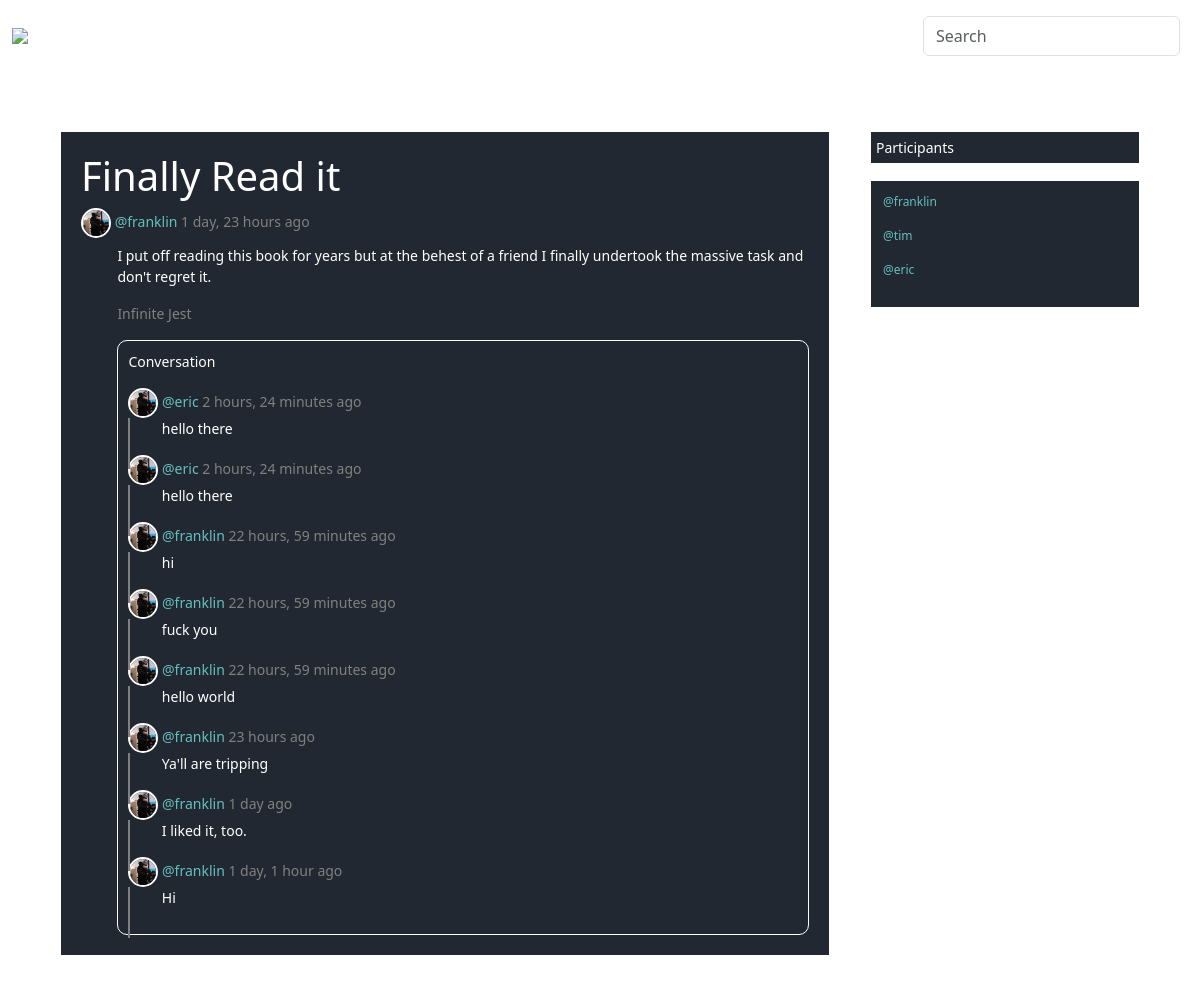
Page /room/2/ on the committed database.
### lithubs/models.py (models this page shows, shortened)
class Room(models.Model):
    host = models.ForeignKey(User, on_delete = models.SET_NULL, blank = True, null = True)
    topic = models.ForeignKey(Topic, on_delete = models.SET_NULL, blank = True, null = True)
    name = models.CharField(max_length = 200)
    description = models.TextField(null = True, blank = True)
    participants = models.ManyToManyField(User, related_name = 'participants', blank = True)
    updated = models.DateTimeField(auto_now = True)
    created = models.DateTimeField(auto_now_add = True)
    class Meta:
        ordering = ['-updated', '-created']

class Topic(models.Model):
    name = models.CharField(max_length = 200)
    def __str__(self):
        return self.name

class Message(models.Model):
    user = models.ForeignKey(User, on_delete = models.CASCADE)
    room = models.ForeignKey(Room, on_delete = models.CASCADE)
    body = models.TextField()
    updated = models.DateTimeField(auto_now = True)
    created = models.DateTimeField(auto_now_add = True)
    def __str__(self):
        return self.body[:50]

### lithubs/views.py (the view, shortened to what this page needs)
# urls.py: path('room/<str:pk>/', views.room, name = 'room'),
def room(request, pk):
    room = Room.objects.get(id = pk)
    room_messages = room.message_set.all().order_by('-created')
    participants = room.participants.all()
    context = {'room': room, 'room_messages': room_messages, 'participants': participants}
    return render(request, 'lithubs/room.html', context)

### lithubs/templates/lithubs/room.html (shortened to what this page needs)
{% extends 'lithubs/main.html' %}
{% load static %}
{% block content %}
<div class="room-wrapper">
  <div class="room-host-container">
    <h1 class="room-name">{{ room.name }}</h1>
    <span><img class="room-avatar-img" src="{% static 'lithubs/img/franklin_and_bruce.jpeg' %}"></span>
    <span class="room-host-name"><a style="color: var(--secondary-color); text-decoration:none;" href="{% url 'lithubs:profile' user.id %}">@{{ room.host }}</a></span>
    <span class="room-created">{{ room.created|timesince }} ago</span>
    <p class="room-description">{{ room.description }}</p>
    <p class="room-topic">{{ room.topic }}</p>
    <div class="room-conversation-container">
      <p>Conversation</p>
      {% for message in room_messages %}
      <span><img class="room-avatar-img" src="{% static 'lithubs/img/franklin_and_bruce.jpeg' %}"></span>
      <div class="room-vl"></div>
      <span class="room-message-host"><a style="color: var(--secondary-color); text-decoration: none;" href="{% url 'lithubs:profile' user.id %}">@{{ message.user }}</a></span>
      <span class="room-created">{{ message.created|timesince }} ago</span>
      <p class="room-message">{{ message }}</p>
      {% endfor %}
    </div>
  </div>
  <div class="partcipants-container">
    <p class="participants-header">Participants</p>
    <div class="participants-box">
    {% for user in participants %}
      <p class="participants-name">@{{ user.username }}</p>
    {% endfor %}
    </div>
  </div>
</div>
{% endblock content %}

### lithubs/static/lithubs/css/styles.css (style rules this page uses)
:root { --primary-color: #222831; --secondary-color: #66bfbf; --third-color: #222845; --azure: #ffffff; --grey: #808080; }
.room-wrapper { margin:5% auto; display: grid; width: 90%; grid-template-columns: 3fr 1fr; color:white; font-size: 14px; }
.room-avatar-img { width: 30px; height: 30px; border-radius: 50%; border: 2px solid var(--azure); }
.room-host-name { margin-top: 3%; color: var(--secondary-color); }
.room-host-container { background-color: var(--primary-color); border: 1px solid var(--azure); margin-right: 5%; padding: 20px; }
.room-conversation-container { border: 1px solid var(--azure); border-radius: 10px; padding: 10px; margin-left: 5%; }
.room-description { margin-top: 1%; margin-left: 5%; }
.room-message-host { color: var(--secondary-color); }
.room-topic { margin-left: 5%; color: var(--grey); }
.room-created { color: var(--grey); }
.room-message { margin-left: 5%; }
.room-vl { border-left: 2px solid var(--grey); height: 5%; position: absolute; }
.participants-header { background-color: var(--primary-color); padding: 5px; border: 1px solid var(--azure); }
.participants-box { background-color: var(--primary-color); border: 1px solid var(--azure); padding: 12px; }
.participants-name { color: var(--secondary-color); text-decoration: none; }
.participants-box { font-size: 12px; }

### rows in the picture
Room: name "Finally Read it", host "franklin", created "1 day, 23 hours", description "I put off reading this book for years but at the behest of a friend I finally undertook the massive task and don't regret it.", topic "Infinite Jest"
Message: user "eric", created "2 hours, 24 minutes", body "hello there"
Message: user "eric", created "2 hours, 24 minutes", body "hello there"
Message: user "franklin", created "22 hours, 59 minutes", body "hi"
Message: user "franklin", created "22 hours, 59 minutes", body "fuck you"
Message: user "franklin", created "22 hours, 59 minutes", body "hello world"
Message: user "franklin", created "23 hours", body "Ya'll are tripping"
Message: user "franklin", created "1 day", body "I liked it, too."
Message: user "franklin", created "1 day, 1 hour", body "Hi"

### other values in the picture
{{ user.username }} "franklin"
{{ user.username }} "tim"
{{ user.username }} "eric"
